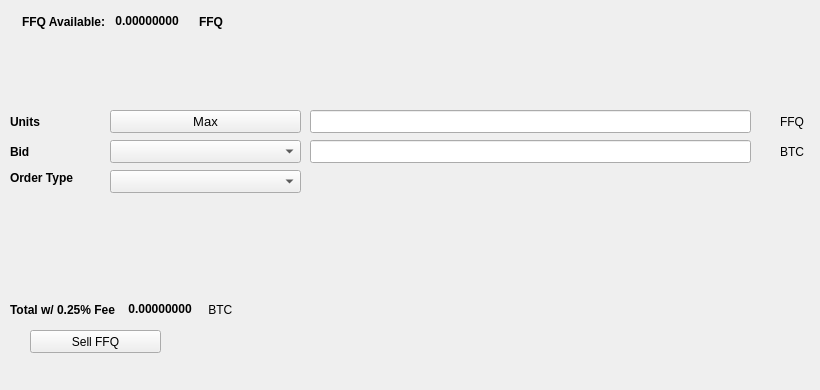
   <widget class="QWidget" name="SellTab">
    <attribute name="title">
     <string>Sell</string>
    </attribute>
    <widget class="QLabel" name="label_16">
     <property name="geometry">
      <rect>
       <x>780</x>
       <y>140</y>
       <width>31</width>
       <height>23</height>
      </rect>
     </property>
     <property name="text">
      <string>BTC</string>
     </property>
    </widget>
    <widget class="QComboBox" name="SellBidcomboBox">
     <property name="geometry">
      <rect>
       <x>110</x>
       <y>140</y>
       <width>191</width>
       <height>23</height>
      </rect>
     </property>
     <property name="font">
      <font>
       <pointsize>10</pointsize>
      </font>
     </property>
    </widget>
    <widget class="QLabel" name="label_18">
     <property name="geometry">
      <rect>
       <x>10</x>
       <y>110</y>
       <width>46</width>
       <height>23</height>
      </rect>
     </property>
     <property name="font">
      <font>
       <weight>75</weight>
       <bold>true</bold>
      </font>
     </property>
     <property name="text">
      <string>Units</string>
     </property>
    </widget>
    <widget class="QPushButton" name="Sell_Max_Amount">
     <property name="geometry">
      <rect>
       <x>110</x>
       <y>110</y>
       <width>191</width>
       <height>23</height>
      </rect>
     </property>
     <property name="font">
      <font>
       <pointsize>10</pointsize>
      </font>
     </property>
     <property name="text">
      <string>Max</string>
     </property>
    </widget>
    <widget class="QLabel" name="label_20">
     <property name="geometry">
      <rect>
       <x>10</x>
       <y>170</y>
       <width>91</width>
       <height>16</height>
      </rect>
     </property>
     <property name="font">
      <font>
       <weight>75</weight>
       <bold>true</bold>
      </font>
     </property>
     <property name="text">
      <string>Order Type</string>
     </property>
    </widget>
    <widget class="QComboBox" name="SellOrdertypeCombo">
     <property name="geometry">
      <rect>
       <x>110</x>
       <y>170</y>
       <width>191</width>
       <height>23</height>
      </rect>
     </property>
     <property name="font">
      <font>
       <pointsize>10</pointsize>
      </font>
     </property>
    </widget>
    <widget class="QLabel" name="label_21">
     <property name="geometry">
      <rect>
       <x>10</x>
       <y>140</y>
       <width>46</width>
       <height>23</height>
      </rect>
     </property>
     <property name="font">
      <font>
       <weight>75</weight>
       <bold>true</bold>
      </font>
     </property>
     <property name="text">
      <string>Bid</string>
     </property>
    </widget>
    <widget class="QLabel" name="label_22">
     <property name="geometry">
      <rect>
       <x>780</x>
       <y>110</y>
       <width>31</width>
       <height>23</height>
      </rect>
     </property>
     <property name="text">
      <string>FFQ</string>
     </property>
    </widget>
    <widget class="QLineEdit" name="UnitsInputFFQ">
     <property name="geometry">
      <rect>
       <x>310</x>
       <y>110</y>
       <width>441</width>
       <height>23</height>
      </rect>
     </property>
     <property name="font">
      <font>
       <pointsize>9</pointsize>
       <weight>75</weight>
       <bold>true</bold>
      </font>
     </property>
    </widget>
    <widget class="QLineEdit" name="SellBidPriceEdit">
     <property name="geometry">
      <rect>
       <x>310</x>
       <y>140</y>
       <width>441</width>
       <height>23</height>
      </rect>
     </property>
     <property name="font">
      <font>
       <pointsize>9</pointsize>
       <weight>75</weight>
       <bold>true</bold>
      </font>
     </property>
    </widget>
    <widget class="QPushButton" name="SellFFQBTN">
     <property name="geometry">
      <rect>
       <x>30</x>
       <y>330</y>
       <width>131</width>
       <height>23</height>
      </rect>
     </property>
     <property name="text">
      <string>Sell FFQ</string>
     </property>
     <property name="icon">
      <iconset resource="../faqo">
       <normaloff>:/icons/bitcoin</normaloff>:/icons/bitcoin</iconset>
     </property>
    </widget>
    <widget class="QWidget" name="layoutWidget3">
     <property name="geometry">
      <rect>
       <x>22</x>
       <y>12</y>
       <width>258</width>
       <height>19</height>
      </rect>
     </property>
     <layout class="QHBoxLayout" name="horizontalLayout">
      <item>
       <widget class="QLabel" name="label232_2">
        <property name="font">
         <font>
          <weight>75</weight>
          <bold>true</bold>
         </font>
        </property>
        <property name="text">
         <string>FFQ Available:</string>
        </property>
       </widget>
      </item>
      <item>
       <widget class="QLabel" name="FFQAvailableLabel">
        <property name="palette">
         <palette>
          <active>
           <colorrole role="WindowText">
            <brush brushstyle="SolidPattern">
             <color alpha="255">
              <red>0</red>
              <green>0</green>
              <blue>0</blue>
             </color>
            </brush>
           </colorrole>
           <colorrole role="Button">
            <brush brushstyle="SolidPattern">
             <color alpha="255">
              <red>0</red>
              <green>170</green>
              <blue>0</blue>
             </color>
            </brush>
           </colorrole>
           <colorrole role="Light">
            <brush brushstyle="SolidPattern">
             <color alpha="255">
              <red>0</red>
              <green>255</green>
              <blue>0</blue>
             </color>
            </brush>
           </colorrole>
           <colorrole role="Midlight">
            <brush brushstyle="SolidPattern">
             <color alpha="255">
              <red>0</red>
              <green>212</green>
              <blue>0</blue>
             </color>
            </brush>
           </colorrole>
           <colorrole role="Dark">
            <brush brushstyle="SolidPattern">
             <color alpha="255">
              <red>0</red>
              <green>85</green>
              <blue>0</blue>
             </color>
            </brush>
           </colorrole>
           <colorrole role="Mid">
            <brush brushstyle="SolidPattern">
             <color alpha="255">
              <red>0</red>
              <green>113</green>
              <blue>0</blue>
             </color>
            </brush>
           </colorrole>
           <colorrole role="Text">
            <brush brushstyle="SolidPattern">
             <color alpha="255">
              <red>0</red>
              <green>170</green>
              <blue>0</blue>
             </color>
            </brush>
           </colorrole>
           <colorrole role="BrightText">
            <brush brushstyle="SolidPattern">
             <color alpha="255">
              <red>255</red>
              <green>255</green>
              <blue>255</blue>
             </color>
            </brush>
           </colorrole>
           <colorrole role="ButtonText">
            <brush brushstyle="SolidPattern">
             <color alpha="255">
              <red>0</red>
              <green>0</green>
              <blue>0</blue>
             </color>
            </brush>
           </colorrole>
           <colorrole role="Base">
            <brush brushstyle="SolidPattern">
             <color alpha="255">
              <red>255</red>
              <green>255</green>
              <blue>255</blue>
             </color>
            </brush>
           </colorrole>
           <colorrole role="Window">
            <brush brushstyle="SolidPattern">
             <color alpha="255">
              <red>0</red>
              <green>170</green>
              <blue>0</blue>
             </color>
            </brush>
           </colorrole>
           <colorrole role="Shadow">
            <brush brushstyle="SolidPattern">
             <color alpha="255">
              <red>0</red>
              <green>0</green>
              <blue>0</blue>
             </color>
            </brush>
           </colorrole>
           <colorrole role="AlternateBase">
            <brush brushstyle="SolidPattern">
             <color alpha="255">
              <red>127</red>
              <green>212</green>
              <blue>127</blue>
             </color>
            </brush>
           </colorrole>
           <colorrole role="ToolTipBase">
            <brush brushstyle="SolidPattern">
             <color alpha="255">
              <red>255</red>
              <green>255</green>
              <blue>220</blue>
             </color>
            </brush>
           </colorrole>
           <colorrole role="ToolTipText">
            <brush brushstyle="SolidPattern">
             <color alpha="255">
              <red>0</red>
              <green>0</green>
              <blue>0</blue>
             </color>
            </brush>
           </colorrole>
          </active>
          <inactive>
           <colorrole role="WindowText">
            <brush brushstyle="SolidPattern">
             <color alpha="255">
              <red>0</red>
              <green>0</green>
              <blue>0</blue>
             </color>
            </brush>
           </colorrole>
           <colorrole role="Button">
            <brush brushstyle="SolidPattern">
             <color alpha="255">
              <red>0</red>
              <green>170</green>
              <blue>0</blue>
             </color>
            </brush>
           </colorrole>
           <colorrole role="Light">
            <brush brushstyle="SolidPattern">
             <color alpha="255">
              <red>0</red>
              <green>255</green>
              <blue>0</blue>
             </color>
            </brush>
           </colorrole>
           <colorrole role="Midlight">
            <brush brushstyle="SolidPattern">
             <color alpha="255">
              <red>0</red>
              <green>212</green>
              <blue>0</blue>
             </color>
            </brush>
           </colorrole>
           <colorrole role="Dark">
            <brush brushstyle="SolidPattern">
             <color alpha="255">
              <red>0</red>
              <green>85</green>
              <blue>0</blue>
             </color>
            </brush>
           </colorrole>
           <colorrole role="Mid">
            <brush brushstyle="SolidPattern">
             <color alpha="255">
              <red>0</red>
              <green>113</green>
              <blue>0</blue>
             </color>
            </brush>
           </colorrole>
           <colorrole role="Text">
            <brush brushstyle="SolidPattern">
             <color alpha="255">
              <red>0</red>
              <green>170</green>
              <blue>0</blue>
             </color>
            </brush>
           </colorrole>
           <colorrole role="BrightText">
            <brush brushstyle="SolidPattern">
             <color alpha="255">
              <red>255</red>
              <green>255</green>
              <blue>255</blue>
             </color>
            </brush>
           </colorrole>
           <colorrole role="ButtonText">
            <brush brushstyle="SolidPattern">
             <color alpha="255">
              <red>0</red>
              <green>0</green>
              <blue>0</blue>
             </color>
            </brush>
           </colorrole>
           <colorrole role="Base">
            <brush brushstyle="SolidPattern">
             <color alpha="255">
              <red>255</red>
              <green>255</green>
              <blue>255</blue>
             </color>
            </brush>
           </colorrole>
           <colorrole role="Window">
            <brush brushstyle="SolidPattern">
             <color alpha="255">
              <red>0</red>
              <green>170</green>
              <blue>0</blue>
             </color>
            </brush>
           </colorrole>
           <colorrole role="Shadow">
            <brush brushstyle="SolidPattern">
             <color alpha="255">
              <red>0</red>
              <green>0</green>
              <blue>0</blue>
             </color>
            </brush>
           </colorrole>
           <colorrole role="AlternateBase">
            <brush brushstyle="SolidPattern">
             <color alpha="255">
              <red>127</red>
              <green>212</green>
              <blue>127</blue>
             </color>
            </brush>
           </colorrole>
           <colorrole role="ToolTipBase">
            <brush brushstyle="SolidPattern">
             <color alpha="255">
              <red>255</red>
              <green>255</green>
              <blue>220</blue>
             </color>
            </brush>
           </colorrole>
           <colorrole role="ToolTipText">
            <brush brushstyle="SolidPattern">
             <color alpha="255">
              <red>0</red>
              <green>0</green>
              <blue>0</blue>
             </color>
            </brush>
           </colorrole>
          </inactive>
          <disabled>
           <colorrole role="WindowText">
            <brush brushstyle="SolidPattern">
             <color alpha="255">
              <red>0</red>
              <green>85</green>
              <blue>0</blue>
             </color>
            </brush>
           </colorrole>
           <colorrole role="Button">
            <brush brushstyle="SolidPattern">
             <color alpha="255">
              <red>0</red>
              <green>170</green>
              <blue>0</blue>
             </color>
            </brush>
           </colorrole>
           <colorrole role="Light">
            <brush brushstyle="SolidPattern">
             <color alpha="255">
              <red>0</red>
              <green>255</green>
              <blue>0</blue>
             </color>
            </brush>
           </colorrole>
           <colorrole role="Midlight">
            <brush brushstyle="SolidPattern">
             <color alpha="255">
              <red>0</red>
              <green>212</green>
              <blue>0</blue>
             </color>
            </brush>
           </colorrole>
           <colorrole role="Dark">
            <brush brushstyle="SolidPattern">
             <color alpha="255">
              <red>0</red>
              <green>85</green>
              <blue>0</blue>
             </color>
            </brush>
           </colorrole>
           <colorrole role="Mid">
            <brush brushstyle="SolidPattern">
             <color alpha="255">
              <red>0</red>
              <green>113</green>
              <blue>0</blue>
             </color>
            </brush>
           </colorrole>
           <colorrole role="Text">
            <brush brushstyle="SolidPattern">
             <color alpha="255">
              <red>0</red>
              <green>85</green>
              <blue>0</blue>
             </color>
            </brush>
           </colorrole>
           <colorrole role="BrightText">
            <brush brushstyle="SolidPattern">
             <color alpha="255">
              <red>255</red>
              <green>255</green>
              <blue>255</blue>
             </color>
            </brush>
           </colorrole>
           <colorrole role="ButtonText">
            <brush brushstyle="SolidPattern">
             <color alpha="255">
              <red>0</red>
              <green>85</green>
              <blue>0</blue>
             </color>
            </brush>
           </colorrole>
           <colorrole role="Base">
            <brush brushstyle="SolidPattern">
             <color alpha="255">
              <red>0</red>
              <green>170</green>
              <blue>0</blue>
             </color>
            </brush>
           </colorrole>
           <colorrole role="Window">
            <brush brushstyle="SolidPattern">
             <color alpha="255">
              <red>0</red>
              <green>170</green>
              <blue>0</blue>
             </color>
            </brush>
           </colorrole>
           <colorrole role="Shadow">
            <brush brushstyle="SolidPattern">
             <color alpha="255">
              <red>0</red>
              <green>0</green>
              <blue>0</blue>
             </color>
            </brush>
           </colorrole>
           <colorrole role="AlternateBase">
            <brush brushstyle="SolidPattern">
             <color alpha="255">
              <red>0</red>
              <green>170</green>
              <blue>0</blue>
             </color>
            </brush>
           </colorrole>
           <colorrole role="ToolTipBase">
            <brush brushstyle="SolidPattern">
             <color alpha="255">
              <red>255</red>
              <green>255</green>
              <blue>220</blue>
             </color>
            </brush>
           </colorrole>
           <colorrole role="ToolTipText">
            <brush brushstyle="SolidPattern">
             <color alpha="255">
              <red>0</red>
              <green>0</green>
              <blue>0</blue>
             </color>
            </brush>
           </colorrole>
          </disabled>
         </palette>
        </property>
        <property name="font">
         <font>
          <weight>75</weight>
          <bold>true</bold>
         </font>
        </property>
        <property name="text">
         <string> 0.00000000 </string>
        </property>
        <property name="textInteractionFlags">
         <set>Qt::LinksAccessibleByMouse|Qt::TextSelectableByKeyboard|Qt::TextSelectableByMouse</set>
        </property>
       </widget>
      </item>
      <item>
       <widget class="QLabel" name="labelFFQ">
        <property name="font">
         <font>
          <weight>75</weight>
          <bold>true</bold>
         </font>
        </property>
        <property name="text">
         <string>FFQ</string>
        </property>
       </widget>
      </item>
     </layout>
    </widget>
    <widget class="QWidget" name="layoutWidget">
     <property name="geometry">
      <rect>
       <x>10</x>
       <y>300</y>
       <width>268</width>
       <height>19</height>
      </rect>
     </property>
     <layout class="QHBoxLayout" name="horizontalLayout_2">
      <item>
       <widget class="QLabel" name="label_19">
        <property name="font">
         <font>
          <weight>75</weight>
          <bold>true</bold>
         </font>
        </property>
        <property name="text">
         <string>Total w/ 0.25% Fee </string>
        </property>
       </widget>
      </item>
      <item>
       <widget class="QLabel" name="SellCostLabel">
        <property name="palette">
         <palette>
          <active>
           <colorrole role="WindowText">
            <brush brushstyle="SolidPattern">
             <color alpha="255">
              <red>0</red>
              <green>0</green>
              <blue>0</blue>
             </color>
            </brush>
           </colorrole>
           <colorrole role="Button">
            <brush brushstyle="SolidPattern">
             <color alpha="255">
              <red>0</red>
              <green>170</green>
              <blue>0</blue>
             </color>
            </brush>
           </colorrole>
           <colorrole role="Light">
            <brush brushstyle="SolidPattern">
             <color alpha="255">
              <red>0</red>
              <green>255</green>
              <blue>0</blue>
             </color>
            </brush>
           </colorrole>
           <colorrole role="Midlight">
            <brush brushstyle="SolidPattern">
             <color alpha="255">
              <red>0</red>
              <green>212</green>
              <blue>0</blue>
             </color>
            </brush>
           </colorrole>
           <colorrole role="Dark">
            <brush brushstyle="SolidPattern">
             <color alpha="255">
              <red>0</red>
              <green>85</green>
              <blue>0</blue>
             </color>
            </brush>
           </colorrole>
           <colorrole role="Mid">
            <brush brushstyle="SolidPattern">
             <color alpha="255">
              <red>0</red>
              <green>113</green>
              <blue>0</blue>
             </color>
            </brush>
           </colorrole>
           <colorrole role="Text">
            <brush brushstyle="SolidPattern">
             <color alpha="255">
              <red>0</red>
              <green>170</green>
              <blue>0</blue>
             </color>
            </brush>
           </colorrole>
           <colorrole role="BrightText">
            <brush brushstyle="SolidPattern">
             <color alpha="255">
              <red>255</red>
              <green>255</green>
              <blue>255</blue>
             </color>
            </brush>
           </colorrole>
           <colorrole role="ButtonText">
            <brush brushstyle="SolidPattern">
             <color alpha="255">
              <red>0</red>
              <green>0</green>
              <blue>0</blue>
             </color>
            </brush>
           </colorrole>
           <colorrole role="Base">
            <brush brushstyle="SolidPattern">
             <color alpha="255">
              <red>255</red>
              <green>255</green>
              <blue>255</blue>
             </color>
            </brush>
           </colorrole>
           <colorrole role="Window">
            <brush brushstyle="SolidPattern">
             <color alpha="255">
              <red>0</red>
              <green>170</green>
              <blue>0</blue>
             </color>
            </brush>
           </colorrole>
           <colorrole role="Shadow">
            <brush brushstyle="SolidPattern">
             <color alpha="255">
              <red>0</red>
              <green>0</green>
              <blue>0</blue>
             </color>
            </brush>
           </colorrole>
           <colorrole role="AlternateBase">
            <brush brushstyle="SolidPattern">
             <color alpha="255">
              <red>127</red>
              <green>212</green>
              <blue>127</blue>
             </color>
            </brush>
           </colorrole>
           <colorrole role="ToolTipBase">
            <brush brushstyle="SolidPattern">
             <color alpha="255">
              <red>255</red>
              <green>255</green>
              <blue>220</blue>
             </color>
            </brush>
           </colorrole>
           <colorrole role="ToolTipText">
            <brush brushstyle="SolidPattern">
             <color alpha="255">
              <red>0</red>
              <green>0</green>
              <blue>0</blue>
             </color>
            </brush>
           </colorrole>
          </active>
          <inactive>
           <colorrole role="WindowText">
            <brush brushstyle="SolidPattern">
             <color alpha="255">
              <red>0</red>
              <green>0</green>
              <blue>0</blue>
             </color>
            </brush>
           </colorrole>
           <colorrole role="Button">
            <brush brushstyle="SolidPattern">
             <color alpha="255">
              <red>0</red>
              <green>170</green>
              <blue>0</blue>
             </color>
            </brush>
           </colorrole>
           <colorrole role="Light">
            <brush brushstyle="SolidPattern">
             <color alpha="255">
              <red>0</red>
              <green>255</green>
              <blue>0</blue>
             </color>
            </brush>
           </colorrole>
           <colorrole role="Midlight">
            <brush brushstyle="SolidPattern">
             <color alpha="255">
              <red>0</red>
              <green>212</green>
              <blue>0</blue>
             </color>
            </brush>
           </colorrole>
           <colorrole role="Dark">
            <brush brushstyle="SolidPattern">
             <color alpha="255">
              <red>0</red>
              <green>85</green>
              <blue>0</blue>
             </color>
            </brush>
           </colorrole>
           <colorrole role="Mid">
            <brush brushstyle="SolidPattern">
             <color alpha="255">
              <red>0</red>
              <green>113</green>
              <blue>0</blue>
             </color>
            </brush>
           </colorrole>
           <colorrole role="Text">
            <brush brushstyle="SolidPattern">
             <color alpha="255">
              <red>0</red>
              <green>170</green>
              <blue>0</blue>
             </color>
            </brush>
           </colorrole>
           <colorrole role="BrightText">
            <brush brushstyle="SolidPattern">
             <color alpha="255">
              <red>255</red>
              <green>255</green>
              <blue>255</blue>
             </color>
            </brush>
           </colorrole>
           <colorrole role="ButtonText">
            <brush brushstyle="SolidPattern">
             <color alpha="255">
              <red>0</red>
              <green>0</green>
              <blue>0</blue>
             </color>
            </brush>
           </colorrole>
           <colorrole role="Base">
            <brush brushstyle="SolidPattern">
             <color alpha="255">
              <red>255</red>
              <green>255</green>
              <blue>255</blue>
             </color>
            </brush>
           </colorrole>
           <colorrole role="Window">
            <brush brushstyle="SolidPattern">
             <color alpha="255">
              <red>0</red>
              <green>170</green>
              <blue>0</blue>
             </color>
            </brush>
           </colorrole>
           <colorrole role="Shadow">
            <brush brushstyle="SolidPattern">
             <color alpha="255">
              <red>0</red>
              <green>0</green>
              <blue>0</blue>
             </color>
            </brush>
           </colorrole>
           <colorrole role="AlternateBase">
            <brush brushstyle="SolidPattern">
             <color alpha="255">
              <red>127</red>
              <green>212</green>
              <blue>127</blue>
             </color>
            </brush>
           </colorrole>
           <colorrole role="ToolTipBase">
            <brush brushstyle="SolidPattern">
             <color alpha="255">
              <red>255</red>
              <green>255</green>
              <blue>220</blue>
             </color>
            </brush>
           </colorrole>
           <colorrole role="ToolTipText">
            <brush brushstyle="SolidPattern">
             <color alpha="255">
              <red>0</red>
              <green>0</green>
              <blue>0</blue>
             </color>
            </brush>
           </colorrole>
          </inactive>
          <disabled>
           <colorrole role="WindowText">
            <brush brushstyle="SolidPattern">
             <color alpha="255">
              <red>0</red>
              <green>85</green>
              <blue>0</blue>
             </color>
            </brush>
           </colorrole>
           <colorrole role="Button">
            <brush brushstyle="SolidPattern">
             <color alpha="255">
              <red>0</red>
              <green>170</green>
              <blue>0</blue>
             </color>
            </brush>
           </colorrole>
           <colorrole role="Light">
            <brush brushstyle="SolidPattern">
             <color alpha="255">
              <red>0</red>
              <green>255</green>
              <blue>0</blue>
             </color>
            </brush>
           </colorrole>
           <colorrole role="Midlight">
            <brush brushstyle="SolidPattern">
             <color alpha="255">
              <red>0</red>
              <green>212</green>
              <blue>0</blue>
             </color>
            </brush>
           </colorrole>
           <colorrole role="Dark">
            <brush brushstyle="SolidPattern">
             <color alpha="255">
              <red>0</red>
              <green>85</green>
              <blue>0</blue>
             </color>
            </brush>
           </colorrole>
           <colorrole role="Mid">
            <brush brushstyle="SolidPattern">
             <color alpha="255">
              <red>0</red>
              <green>113</green>
              <blue>0</blue>
             </color>
            </brush>
           </colorrole>
           <colorrole role="Text">
            <brush brushstyle="SolidPattern">
             <color alpha="255">
              <red>0</red>
              <green>85</green>
              <blue>0</blue>
             </color>
            </brush>
           </colorrole>
           <colorrole role="BrightText">
            <brush brushstyle="SolidPattern">
             <color alpha="255">
              <red>255</red>
              <green>255</green>
              <blue>255</blue>
             </color>
            </brush>
           </colorrole>
           <colorrole role="ButtonText">
            <brush brushstyle="SolidPattern">
             <color alpha="255">
              <red>0</red>
              <green>85</green>
              <blue>0</blue>
             </color>
            </brush>
           </colorrole>
           <colorrole role="Base">
            <brush brushstyle="SolidPattern">
             <color alpha="255">
              <red>0</red>
              <green>170</green>
              <blue>0</blue>
             </color>
            </brush>
           </colorrole>
           <colorrole role="Window">
            <brush brushstyle="SolidPattern">
             <color alpha="255">
              <red>0</red>
              <green>170</green>
              <blue>0</blue>
             </color>
            </brush>
           </colorrole>
           <colorrole role="Shadow">
            <brush brushstyle="SolidPattern">
             <color alpha="255">
              <red>0</red>
              <green>0</green>
              <blue>0</blue>
             </color>
            </brush>
           </colorrole>
           <colorrole role="AlternateBase">
            <brush brushstyle="SolidPattern">
             <color alpha="255">
              <red>0</red>
              <green>170</green>
              <blue>0</blue>
             </color>
            </brush>
           </colorrole>
           <colorrole role="ToolTipBase">
            <brush brushstyle="SolidPattern">
             <color alpha="255">
              <red>255</red>
              <green>255</green>
              <blue>220</blue>
             </color>
            </brush>
           </colorrole>
           <colorrole role="ToolTipText">
            <brush brushstyle="SolidPattern">
             <color alpha="255">
              <red>0</red>
              <green>0</green>
              <blue>0</blue>
             </color>
            </brush>
           </colorrole>
          </disabled>
         </palette>
        </property>
        <property name="font">
         <font>
          <weight>75</weight>
          <bold>true</bold>
         </font>
        </property>
        <property name="autoFillBackground">
         <bool>false</bool>
        </property>
        <property name="text">
         <string> 0.00000000</string>
        </property>
        <property name="textInteractionFlags">
         <set>Qt::LinksAccessibleByMouse|Qt::TextSelectableByMouse</set>
        </property>
       </widget>
      </item>
      <item>
       <widget class="QLabel" name="label_17">
        <property name="font">
         <font>
          <weight>50</weight>
          <bold>false</bold>
         </font>
        </property>
        <property name="text">
         <string> BTC</string>
        </property>
       </widget>
      </item>
     </layout>
    </widget>
    <widget class="QLabel" name="label_23">
     <property name="geometry">
      <rect>
       <x>460</x>
       <y>300</y>
       <width>281</width>
       <height>81</height>
      </rect>
     </property>
     <property name="text">
      <string/>
     </property>
     <property name="pixmap">
      <pixmap>:/images/bittrex</pixmap>
     </property>
    </widget>
   </widget>
